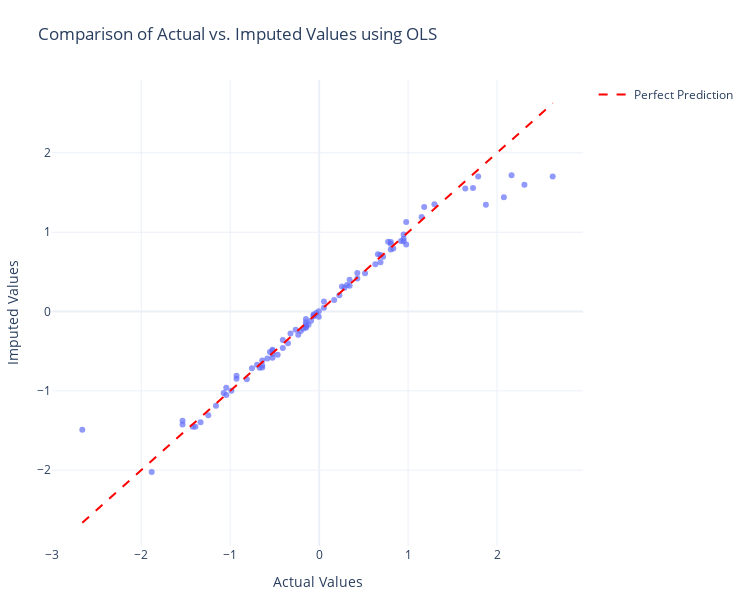

Write notebook code for a chart like this one.
### Markdown cell above
## Evaluating the imputation results

Now let's compare the imputed values with the actual values to evaluate the performance of our imputer. To understand OLS's ability to capture variability accross quantiles let us find and plot the prediction closest to the true value across quantiles for each data point.

### Code cell
# Define your quantiles
quantiles = list(imputed_values.keys())

# Convert imputed_values dict to a 3D array: (n_samples, n_quantiles)
pred_matrix = np.stack(
    [imputed_values[q].values.flatten() for q in quantiles], axis=1
)

# Actual values flattened
actual = actual_values.values.flatten()

# Compute absolute error matrix: shape (n_samples, n_quantiles)
abs_error = np.abs(pred_matrix - actual[:, None])

# Find index of closest prediction for each sample
closest_indices = abs_error.argmin(axis=1)

# Select the closest predictions
closest_predictions = np.array(
    [pred_matrix[i, idx] for i, idx in enumerate(closest_indices)]
)

# Wrap as DataFrame for plotting
closest_df = pd.DataFrame(
    {
        "Actual": actual,
        "ClosestPrediction": closest_predictions,
    }
)

# Extract median predictions for evaluation
median_predictions = imputed_values[0.5]

# Create a scatter plot comparing actual vs. imputed values
min_val = min(actual_values.min().min(), median_predictions.min().min())
max_val = max(actual_values.max().max(), median_predictions.max().max())

# Create the scatter plot
fig = px.scatter(
    closest_df,
    x="Actual",
    y="ClosestPrediction",
    opacity=0.7,
    title="Comparison of Actual vs. Imputed Values using OLS",
)

# Add the diagonal line (perfect prediction line)
fig.add_trace(
    go.Scatter(
        x=[min_val, max_val],
        y=[min_val, max_val],
        mode="lines",
        line=dict(color="red", dash="dash"),
        name="Perfect Prediction",
    )
)

# Update layout
fig.update_layout(
    xaxis_title="Actual Values",
    yaxis_title="Imputed Values",
    width=750,
    height=600,
    template="plotly_white",
    margin=dict(l=50, r=50, t=80, b=50),  # Adjust margins
)

fig.show()

### Figure 1 — Plotly figure (JSON) as saved in the notebook; plotly's stock layout.template omitted (floating-point values rounded to 4 significant figures)
{"data": [{"hovertemplate": "Actual=%{x}<br>ClosestPrediction=%{y}<extra></extra>", "legendgroup": "", "marker": {"color": "#636efa", "opacity": 0.7, "symbol": "circle"}, "mode": "markers", "name": "", "orientation": "v", "showlegend": false, "type": "scatter", "x": [2.625, -0.5242, 2.163, 1.152, 0.805, 2.076, 0.6316, 2.308, -0.5242, 0.7761, 0.9784, -1.42, -1.16, 0.3138, -0.582, -1.535, 0.805, 0.4294, -2.662, 0.2849, -0.2641, 0.9495, -0.1485, 0.3427, -0.2063, -0.6397, -0.4664, -1.073, -0.5242, 0.7183, 0.1693, 0.05374, 0.05374, -0.3508, 0.9495, 1.643, -0.2352, 0.6605, 0.5161, -0.03295, -0.004053, -0.004053, -1.391, -0.09074, 0.9206, 0.6894, -0.8131, -0.9287, -0.7553, -0.1485, -1.535, -0.4086, -0.1485, -0.1774, 1.874, -0.5242, 0.6894, -0.9287, -0.06184, -0.6975, 1.73, -0.6686, -1.044, 0.2271, -0.1196, 1.296, 1.181, -0.1485, -1.333, -0.3219, -0.4086, 0.8339, 0.9495, -1.044, -0.5531, 0.805, 1.787, 0.3427, 0.4294, 0.256, -0.06184, -0.9865, -0.06184, 0.9784, -0.1485, -0.6397, -1.882, -1.247, -0.6397], "xaxis": "x", "y": [1.702, -0.5815, 1.72, 1.191, 0.8764, 1.442, 0.5975, 1.599, -0.4823, 0.8811, 0.8443, -1.452, -1.187, 0.3354, -0.5928, -1.423, 0.7815, 0.4861, -1.489, 0.3008, -0.2295, 0.9166, -0.09368, 0.4012, -0.2464, -0.7054, -0.5445, -1.027, -0.5327, 0.6899, 0.1456, 0.1264, 0.04926, -0.4014, 0.9697, 1.55, -0.2936, 0.7236, 0.483, -0.01896, -0.0645, 0.004348, -1.454, -0.115, 0.8894, 0.7124, -0.8541, -0.8468, -0.7138, -0.2039, -1.378, -0.3596, -0.1909, -0.2148, 1.346, -0.4952, 0.6214, -0.8106, -0.03594, -0.6716, 1.559, -0.7087, -0.9624, 0.2041, -0.1655, 1.353, 1.318, -0.1667, -1.396, -0.2762, -0.4611, 0.7941, 0.885, -1.051, -0.5114, 0.8524, 1.704, 0.3248, 0.4179, 0.3142, -0.0498, -0.9991, -0.06047, 1.13, -0.1357, -0.6168, -2.024, -1.308, -0.6797], "yaxis": "y"}, {"line": {"color": "red", "dash": "dash"}, "mode": "lines", "name": "Perfect Prediction", "type": "scatter", "x": [-2.662, 2.625], "y": [-2.662, 2.625]}], "layout": {"height": 600, "legend": {"tracegroupgap": 0}, "margin": {"b": 50, "l": 50, "r": 50, "t": 80}, "title": {"text": "Comparison of Actual vs. Imputed Values using OLS"}, "width": 750, "xaxis": {"anchor": "y", "domain": [0, 1], "title": {"text": "Actual Values"}}, "yaxis": {"anchor": "x", "domain": [0, 1], "title": {"text": "Imputed Values"}}}}
